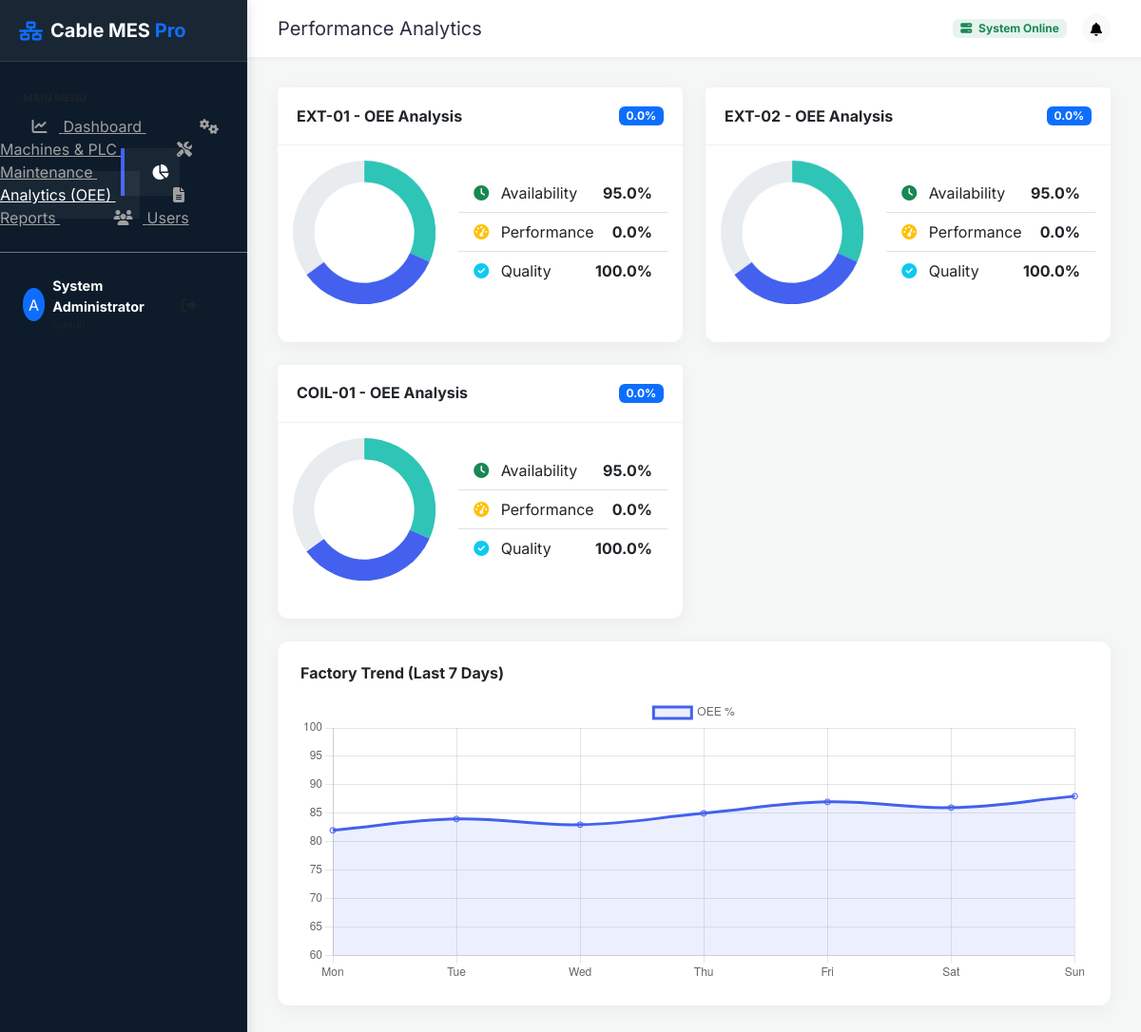
Page /admin/analytics (signed in) on the committed database.
### cable_mes/models.py (models this page shows, shortened)
class User(UserMixin, Base):
    __tablename__ = 'users'
    id = Column(Integer, primary_key=True)
    username = Column(String(50), unique=True, nullable=False)
    password_hash = Column(String(128), nullable=False)
    role = Column(Enum(UserRole), default=UserRole.OPERATOR)
    full_name = Column(String(100))

class Machine(Base):
    __tablename__ = 'machines'
    id = Column(Integer, primary_key=True)
    name = Column(String(50), unique=True, nullable=False)
    type = Column(String(50))
    status = Column(String(20), default='IDLE')
    plc_ip = Column(String(15))
    plc_port = Column(Integer, default=502)
    plc_slave_id = Column(Integer, default=1)
    reg_speed = Column(Integer, default=0)
    reg_temp = Column(Integer, default=1)
    reg_diameter = Column(Integer, default=2)

### app.py (the view)
@app.route('/admin/analytics')
@login_required
def admin_analytics():
    machines = Machine.query.all()
    oee_data = []
    for m in machines:
        bd = MESService.get_oee_breakdown(m.name)
        oee_data.append({
            'machine': m.name,
            'oee': bd['oee'],
            'availability': bd['availability'],
            'performance': bd['performance'],
            'quality': bd['quality']
        })
    return render_template('analytics.html', oee_data=oee_data)

### app.py (called while the page is built)
@app.teardown_appcontext
def shutdown_session(exception=None):
    db_session.remove()

@login_manager.user_loader
def load_user(user_id):
    return User.query.get(int(user_id))

### templates/analytics.html
{% extends "base.html" %}
{% block header %}Performance Analytics{% endblock %}
{% block content %}
<div class="row">
    {% for data in oee_data %}
    <div class="col-md-6 mb-4">
        <div class="card h-100">
            <div class="card-header bg-white d-flex justify-content-between align-items-center">
                <h6 class="mb-0 fw-bold">{{ data.machine }} - OEE Analysis</h6>
                <span class="badge bg-primary">{{ data.oee }}%</span>
            </div>
            <div class="card-body">
                <div class="row align-items-center">
                    <div class="col-md-5">
                        <canvas id="chart-{{loop.index}}"></canvas>
                    </div>
                    <div class="col-md-7">
                        <ul class="list-group list-group-flush">
                            <li class="list-group-item d-flex justify-content-between align-items-center">
                                <span><i class="fas fa-clock text-success me-2"></i> Availability</span>
                                <span class="fw-bold">{{ data.availability }}%</span>
                            </li>
                            <li class="list-group-item d-flex justify-content-between align-items-center">
                                <span><i class="fas fa-tachometer-alt text-warning me-2"></i> Performance</span>
                                <span class="fw-bold">{{ data.performance }}%</span>
                            </li>
                            <li class="list-group-item d-flex justify-content-between align-items-center">
                                <span><i class="fas fa-check-circle text-info me-2"></i> Quality</span>
                                <span class="fw-bold">{{ data.quality }}%</span>
                            </li>
                        </ul>
                    </div>
                </div>
            </div>
        </div>
    </div>
    {% endfor %}
</div>
<div class="row">
    <div class="col-12">
        <div class="card p-4">
            <h6 class="fw-bold mb-3">Factory Trend (Last 7 Days)</h6>
            <div style="height: 300px;">
                <canvas id="trendChart"></canvas>
            </div>
        </div>
    </div>
</div>
{% endblock %}
{% block scripts %}
<script>
    {% for data in oee_data %}
    new Chart(document.getElementById('chart-{{loop.index}}'), {
        type: 'doughnut',
        data: {
            labels: ['Availability', 'Performance', 'Quality', 'Loss'],
            datasets: [{
                data: [{{ data.availability }}, {{ data.performance }}, {{ data.quality }}, 300 - {{ data.availability }} - {{ data.performance }} - {{ data.quality }}],
                backgroundColor: ['#2ec4b6', '#ff9f1c', '#4361ee', '#e9ecef'],
                borderWidth: 0
            }]
        },
        options: {
            cutout: '70%',
            plugins: { legend: { display: false } }
        }
    });
    {% endfor %}
    new Chart(document.getElementById('trendChart'), {
        type: 'line',
        data: {
            labels: ['Mon', 'Tue', 'Wed', 'Thu', 'Fri', 'Sat', 'Sun'],
            datasets: [{
                label: 'OEE %',
                data: [82, 84, 83, 85, 87, 86, 88],
                borderColor: '#4361ee',
                tension: 0.4,
                fill: true,
                backgroundColor: 'rgba(67, 97, 238, 0.1)'
            }]
        },
        options: {
            maintainAspectRatio: false,
            scales: {
                y: { beginAtZero: false, min: 60, max: 100 }
            }
        }
    });
</script>
{% endblock %}

### templates/base.html (shortened to what this page needs)
<!DOCTYPE html>
<html lang="en">
<head>
    <link href="https://cdn.jsdelivr.net/npm/bootstrap@5.3.0/dist/css/bootstrap.min.css" rel="stylesheet">
    <link href="https://cdnjs.cloudflare.com/ajax/libs/font-awesome/6.4.0/css/all.min.css" rel="stylesheet">
    <link href="{{ url_for('static', filename='css/modern.css') }}" rel="stylesheet">
</head>
<body>
    <div class="main-wrapper">
        <nav class="sidebar-wrapper sidebar text-white">
            <div class="brand-section d-flex align-items-center">
                <i class="fas fa-network-wired fa-lg me-2 text-primary"></i>
                <h5 class="mb-0 fw-bold">Cable MES <span class="text-primary">Pro</span></h5>
            </div>
            <div class="py-4">
                <small class="text-muted px-4 text-uppercase fw-bold" style="font-size: 0.7rem;">Main Menu</small>
                <div class="mt-2">
                    <a href="/admin" class="{{ 'active' if request.endpoint == 'admin_dashboard' else '' }}">
                        <i class="fas fa-chart-line me-2"></i> Dashboard
                    </a>
                    <a href="/admin/machines" class="{{ 'active' if 'machines' in request.endpoint else '' }}">
                        <i class="fas fa-cogs me-2"></i> Machines & PLC
                    </a>
                    <a href="/admin/maintenance" class="{{ 'active' if 'maintenance' in request.endpoint else '' }}">
                        <i class="fas fa-tools me-2"></i> Maintenance
                    </a>
                    <a href="/admin/analytics" class="{{ 'active' if 'analytics' in request.endpoint else '' }}">
                        <i class="fas fa-chart-pie me-2"></i> Analytics (OEE)
                    </a>
                    <a href="/admin/reports" class="{{ 'active' if 'reports' in request.endpoint else '' }}">
                        <i class="fas fa-file-alt me-2"></i> Reports
                    </a>
                    <a href="/admin/users" class="{{ 'active' if 'users' in request.endpoint else '' }}">
                        <i class="fas fa-users me-2"></i> Users
                    </a>
                </div>
            </div>
            <div class="mt-auto p-4 border-top border-secondary">
                <div class="d-flex align-items-center">
                    <div class="bg-primary rounded-circle d-flex align-items-center justify-content-center text-white" style="width: 35px; height: 35px;">
                        {{ current_user.username[0].upper() }}
                    </div>
                    <div class="ms-2">
                        <div class="fw-bold" style="font-size: 0.9rem;">{{ current_user.full_name }}</div>
                        <div class="text-muted" style="font-size: 0.75rem;">{{ current_user.role.value }}</div>
                    </div>
                    <a href="/logout" class="ms-auto text-muted hover-white"><i class="fas fa-sign-out-alt"></i></a>
                </div>
            </div>
        </nav>
        <div class="content-wrapper">
            <div class="top-navbar">
                <h5 class="mb-0 fw-normal">{% block header %}Overview{% endblock %}</h5>
                <div class="d-flex align-items-center">
                    <span class="badge bg-success bg-opacity-10 text-success me-3">
                        <i class="fas fa-server me-1"></i> System Online
                    </span>
                    <button class="btn btn-light btn-sm rounded-circle"><i class="fas fa-bell"></i></button>
                </div>
            </div>
            <div class="page-content">
                {% block content %}{% endblock %}
            </div>
        </div>
    </div>
    {% block scripts %}{% endblock %}
</body>
</html>

### static/css/modern.css (style rules this page uses)
:root { --primary: #4361ee; --secondary: #3f37c9; --success: #4cc9f0; --danger: #f72585; --warning: #f8961e; --dark: #1b263b; --light: #f8f9fa; --sidebar-bg: #0d1b2a; --card-bg: #ffffff; --text-main: #2b2d42; --text-muted: #8d99ae; }
body { font-family: 'Segoe UI', Roboto, Helvetica, Arial, sans-serif; background-color: #f0f2f5; color: var(--text-main); overflow-x: hidden; }
.sidebar { background-color: var(--sidebar-bg); box-shadow: 2px 0 10px rgba(0,0,0,0.1); transition: all 0.3s; z-index: 1000; }
.sidebar .brand-section { padding: 20px; background: rgba(255,255,255,0.05); border-bottom: 1px solid rgba(255,255,255,0.1); }
.sidebar a { color: #a0a0a0; padding: 15px 25px; border-left: 4px solid transparent; transition: all 0.2s; }
.sidebar a:hover, .sidebar a.active { color: #fff; background: rgba(255,255,255,0.05); border-left-color: var(--primary); }
.sidebar i { width: 25px; text-align: center; }
.card { border: none; border-radius: 12px; background: var(--card-bg); box-shadow: 0 4px 20px rgba(0,0,0,0.05); transition: transform 0.2s; margin-bottom: 1.5rem; }
.card-header { background: transparent; border-bottom: 1px solid #f0f0f0; padding: 1.25rem; font-weight: 600; }

### templates/base.html (style rules this page uses)
body { font-family: 'Inter', sans-serif; }
.main-wrapper { display: flex; min-height: 100vh; }
.sidebar-wrapper { width: 260px; flex-shrink: 0; background: var(--sidebar-bg); }
.content-wrapper { flex-grow: 1; display: flex; flex-direction: column; background: #f4f7f6; }
.top-navbar { background: #fff; height: 60px; box-shadow: 0 2px 4px rgba(0,0,0,0.04); display: flex; align-items: center; padding: 0 2rem; justify-content: space-between; }
.page-content { padding: 2rem; overflow-y: auto; height: calc(100vh - 60px); }

### rows in the picture
User: username "A", full_name "System Administrator"
Machine: machine "EXT-01", oee "0.0", availability "95.0", performance "0.0", quality "100.0"
Machine: machine "EXT-02", oee "0.0", availability "95.0", performance "0.0", quality "100.0"
Machine: machine "COIL-01", oee "0.0", availability "95.0", performance "0.0", quality "100.0"

### other values in the picture
chart data {{ data.availability }} 95.0, 95.0, 95.0
chart data {{ data.performance }} 0.0, 0.0, 0.0
chart data {{ data.quality }} 100.0, 100.0, 100.0
